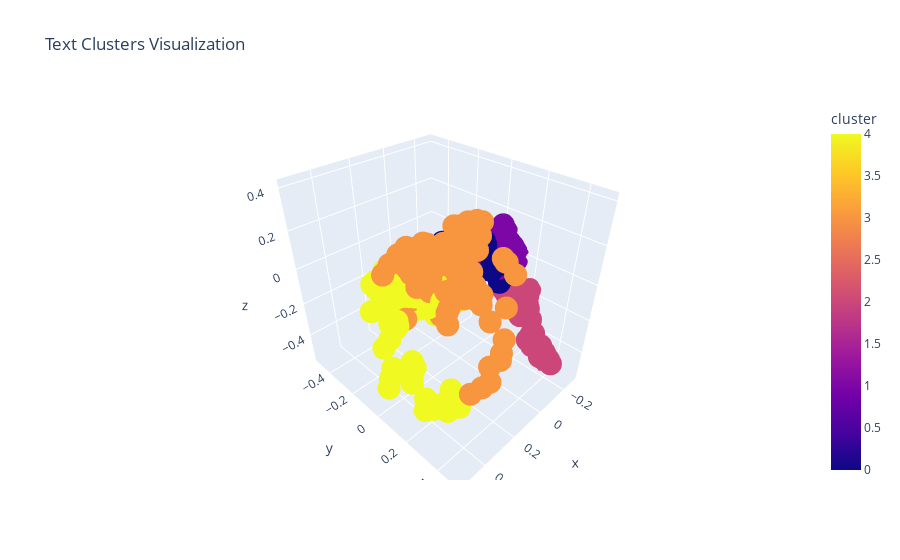

Notebook code cell kept with this figure:
### Markdown cell above
***Text Cluster***

### Code cell
import gensim
from gensim import corpora
from nltk.tokenize import word_tokenize
from nltk.corpus import stopwords
import math
import numpy as np
from sklearn.feature_extraction.text import TfidfVectorizer
from sklearn.cluster import KMeans
from sklearn.decomposition import PCA
import plotly.express as px

# Ensure that the NLTK punkt tokenizer is available
nltk.download('punkt')

# Set the number of chunks and top N terms to display
N = 1000  # Number of chunks
top_N_terms = 10  # Number of top terms to display per cluster

# Split the text into N equally sized chunks
def chunk_text(text, num_chunks):
    chunk_size = math.ceil(len(text) / num_chunks)
    chunks = [text[i:i + chunk_size] for i in range(0, len(text), chunk_size)]
    return chunks

# Chunk the text
chunks = chunk_text(cleaned_text, N)

# Preprocess the text
stop_words = set(stopwords.words('english'))

def preprocess(doc):
    # Tokenize the document
    tokens = word_tokenize(doc.lower())
    # Remove stopwords and non-alphabetic words
    tokens = [word for word in tokens if word.isalpha() and word not in stop_words]
    return ' '.join(tokens)

# Apply preprocessing to each chunk
processed_chunks = [preprocess(chunk) for chunk in chunks]

# Convert the text chunks into TF-IDF vectors
vectorizer = TfidfVectorizer(max_features=1000)  # Limit to 1000 features for simplicity
X = vectorizer.fit_transform(processed_chunks)

# Apply KMeans clustering
kmeans = KMeans(n_clusters=5, random_state=42)  # Adjust the number of clusters as needed
kmeans.fit(X)

# Reduce dimensionality with PCA for 3D plotting
pca = PCA(n_components=3)
components = pca.fit_transform(X.toarray())

# Create a DataFrame for visualization
df = pd.DataFrame({
    'x': components[:, 0],
    'y': components[:, 1],
    'z': components[:, 2],
    'cluster': kmeans.labels_
})

# Visualize the clusters in 3D
fig = px.scatter_3d(df, x='x', y='y', z='z', color='cluster', title='Text Clusters Visualization')
fig.show()

# Print the top N terms from each cluster
order_centroids = kmeans.cluster_centers_.argsort()[:, ::-1]
terms = vectorizer.get_feature_names_out()

print("\nTop terms per cluster:")
for i in range(kmeans.n_clusters):
    print(f"\nCluster {i + 1}:")
    print("="*30)
    for ind in order_centroids[i, :top_N_terms]:
        print(f"{terms[ind]}")

### Figure 1 — Plotly figure (JSON) as saved in the notebook; plotly's stock layout.template omitted (floating-point values rounded to 4 significant figures; data arrays with more than 128 entries replaced by an {"elided": "..."} marker saying what was removed)
{"data": [{"hovertemplate": "x=%{x}<br>y=%{y}<br>z=%{z}<br>cluster=%{marker.color}<extra></extra>", "legendgroup": "", "marker": {"color": {"elided": "990 int values"}, "coloraxis": "coloraxis", "symbol": "circle"}, "mode": "markers", "name": "", "scene": "scene", "showlegend": false, "type": "scatter3d", "x": {"elided": "990 float values"}, "y": {"elided": "990 float values"}, "z": {"elided": "990 float values"}}], "layout": {"coloraxis": {"colorbar": {"title": {"text": "cluster"}}, "colorscale": [[0, "#0d0887"], [0.1111, "#46039f"], [0.2222, "#7201a8"], [0.3333, "#9c179e"], [0.4444, "#bd3786"], [0.5556, "#d8576b"], [0.6667, "#ed7953"], [0.7778, "#fb9f3a"], [0.8889, "#fdca26"], [1, "#f0f921"]]}, "legend": {"tracegroupgap": 0}, "scene": {"domain": {"x": [0, 1], "y": [0, 1]}, "xaxis": {"title": {"text": "x"}}, "yaxis": {"title": {"text": "y"}}, "zaxis": {"title": {"text": "z"}}}, "title": {"text": "Text Clusters Visualization"}}}
